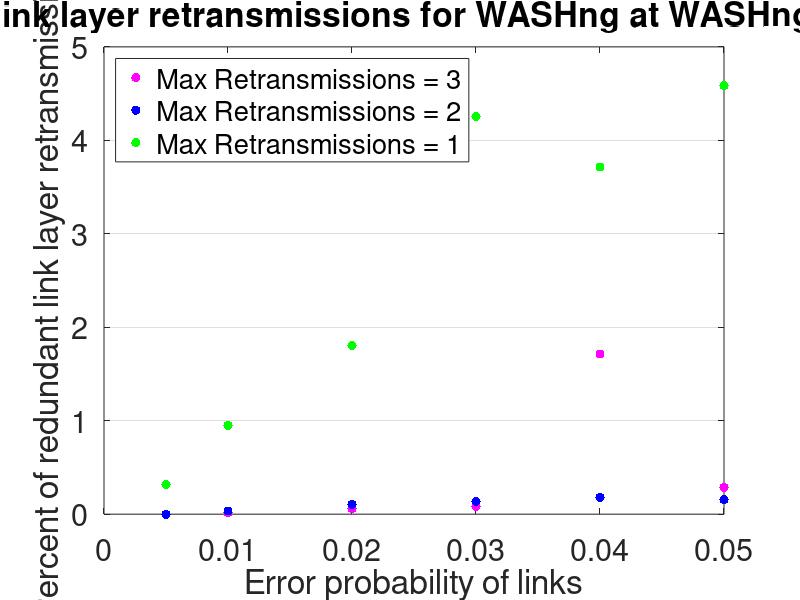

Write MATLAB code to recreate this figure.

%link retransmissions for abilene topology for WASHng at WASHng-ATLAng link

rt_WASHng_maxRet3 = [150  154  169  147  144  179  153  143  155  137  151  139  172  137  150  163  171  181  151  155;
					307  292  321  310  309  318  310  273  319  296  307  303  315  279  300  312  314  328  290  319;
					615  604  598  624  610  621  610  578  608  574  626  640  628  606  596  596  662  658  565  640;
					929  893  889  931  915  944  930  865  910  908  925  964  939  930  908  923  984  979  863  957;
					1251  1214  1203  1277  1238  1283  1280  1229  1290  1220  1284  1273  1243  1227  1210  1253  1315  1299  1188  1281;
					1614  1599  1528  1589  1542  1633  1603  1546  1549  1569  1588  1591  1586  1563  1554  1612  1677  1646  1540  1628;
					];

rt_WASHng_maxRet2 = [150  154  169  147  144  179  153  143  155  137  151  138  172  137  150  163  171  181  151  155;
					310  291  323  310  313  318  310  273  319  296  307  303  315  279  300  312  314  327  289  318;
					615  604  599  616  612  619  598  575  610  583  617  639  628  607  602  603  644  649  559  645;
					942  909  885  925  917  953  931  857  922  909  935  950  940  924  910  929  970  979  858  959;
					1265  1209  1188  1266  1223  1273  1256  1205  1247  1235  1266  1263  1236  1241  1228  1239  1301  1295  1186  1268;
					1612  1566  1523  1595  1571  1591  1622  1565  1533  1556  1596  1607  1571  1577  1545  1599  1668  1620  1560  1630;
					];

rt_WASHng_maxRet1 = [150  155  166  149  143  175  153  144  152  137  150  137  171  135  153  161  170  178  149  155;
					310  296  322  303  314  316  312  270  309  294  305  300  308  277  302  300  300  321  287  315;
					612  606  586  613  599  615  586  573  594  567  603  640  617  596  593  596  645  634  555  620;
					910  881  859  896  868  913  892  853  899  877  885  942  901  903  890  895  939  960  950  923;
					1226  1181  1161  1233  1185  1236  1224  1173  1210  1181  1239  1230  1197  1167  1207  1184  1260  1250  1142  1232;
					1545  1504  1458  1500  1510  1534  1529  1483  1490  1490  1497  1538  1507  1496  1509  1565  1598  1557  1485  1548;
					];

losses_WASHng_maxRet3 = [100  113  119  96  88  126  104  95  102  92  94  94  116  96  104  102  106  124  106  103;
						202  188  210  209  183  203  215  181  216  194  199  211  203  192  190  193  206  213  190  223;
						414  407  401  435  397  412  421  373  404  380  408  418  400  415  394  374  444  456  366  430;
						616  594  610  638  585  637  603  588  606  581  635  644  572  636  589  579  655  643  582  670;
						808  815  811  865  791  868  850  808  1281  804  840  846  809  804  811  838  894  875  811  856;
						1062  1080  1002  1110  1038  1114  1033  1028  1029  1050  1054  1046  1067  1027  1014  1050  1078  1112  1030  1104;
						] + [ 50  41  50  51  56  53  49  48  53  45  57  45  56  41  46  61  65  57  45  52;
						105  104  111  101  126  115  95  92  103  102  108  92  113  87  110  119  108  115  100  96;
						202  196  197  190  213  208  188  205  204  194  218  222  227  191  203  222  218  202  199  210;
						310  298  279  293  330  306  324  277  304  327  290  320  366  294  317  344  325  336  282  287;
						442  398  389  412  445  410  427  419  410  414  443  426  434  421  396  415  417  424  377  415;
						541  506  524  476  502  518  567  515  517  515  530  542  510  531  541  559  593  534  506  512;
						];

losses_WASHng_maxRet2 = [100  113  119  96  88  126  104  95  102  92  94  92  116  96  104  102  106  124  106  103;
						205  183  212  209  201  203  215  181  216  194  198  211  203  192  190  193  206  219  194  227;
						399  410  405  422  418  413  401  393  426  381  412  414  400  416  395  382  421  418  369  429;
						628  586  603  606  629  636  628  583  602  597  622  621  597  633  582  615  628  658  559  652;
						818  810  775  862  799  842  826  808  845  821  845  831  806  836  830  811  874  836  794  857;
						1066  1058  1026  1099  1037  1095  1061  1050  1004  1051  1051  1074  1053  1057  1016  1047  1117  1090  1067  1109;
						] + [ 50  41  50  51  56  53  49  48  53  45  57  46  56  41  46  61  65  57  45  52;
						105  108  111  101  112  115  95  92  103  102  109  92  113  87  110  119  108  108  96  91;
						217  191  196  194  195  206  198  182  185  202  205  225  227  191  207  221  223  231  191  218;
						313  320  283  320  289  317  301  274  321  312  312  329  341  292  326  317  339  322  300  306;
						437  400  413  404  426  430  427  395  405  410  421  433  434  403  396  431  426  459  393  406;
						542  506  500  495  533  500  556  507  532  504  543  532  517  515  531  553  551  534  492  521;
						];

losses_WASHng_maxRet1 = [106  101  106  106  96  118  108  97  101  85  89  87  121  88  103  112  113  126  101  109;
						200  203  220  200  203  215  225  182  205  190  213  191  215  205  203  198  205  214  185  211;
						405  396  383  407  399  414  385  390  397  378  401  433  411  419  413  387  444  423  380  424;
						614  597  592  643  592  626  636  608  603  598  598  643  590  643  589  603  609  648  947  633;
						856  830  805  843  805  881  833  806  842  831  813  846  824  798  807  795  859  877  802  887;
						1081  1064  1014  1052  1027  1087  1057  1023  1031  1068  1066  1062  1045  1034  1039  1070  1120  1100  1050  1057;
						] + [ 44  54  61  43  48  59  45  47  51  52  61  50  50  48  51  51  58  52  49  46;
						111  93  106  106  115  104  92  90  107  108  93  110  96  74  100  106  100  114  105  106;
						216  220  212  219  210  208  216  186  209  196  216  214  216  187  192  218  217  227  187  213;
						326  300  292  280  303  316  284  263  322  307  317  334  334  288  320  327  354  340  288  310;
						409  394  393  438  429  405  437  401  417  379  471  431  417  422  435  439  449  422  389  397;
						538  524  504  514  532  519  543  518  520  504  517  553  528  534  539  547  566  531  498  559;
						];

probabilities = [0.005; 0.01; 0.02; 0.03; 0.04; 0.05;];

percentage_maxRet3 = abs(rt_WASHng_maxRet3 - losses_WASHng_maxRet3) * 100 ./ rt_WASHng_maxRet3;
percentage_maxRet2 = abs(rt_WASHng_maxRet2 - losses_WASHng_maxRet2) * 100 ./ rt_WASHng_maxRet2;
percentage_maxRet1 = abs(rt_WASHng_maxRet1 - losses_WASHng_maxRet1) * 100 ./ rt_WASHng_maxRet1;

h = plot	(probabilities, mean(percentage_maxRet3,2), 'm.',
			 probabilities, mean(percentage_maxRet2,2), 'b.',
			 probabilities, mean(percentage_maxRet1,2), 'g.'
			);

%h = errorbar(probabilities, mean(percentage_maxRet3,2), ci(percentage_maxRet3)(:,1), ci(percentage_maxRet3)(:,2), 'm.',
%			 probabilities, mean(percentage_maxRet2,2), ci(percentage_maxRet2)(:,1), ci(percentage_maxRet2)(:,2), 'b.',
%			 probabilities, mean(percentage_maxRet1,2), ci(percentage_maxRet1)(:,1), ci(percentage_maxRet1)(:,2), 'g.'
%			);

set(h,'markersize',20);
axis([0 0.05 0 5]);

ax = gca();
set(ax, 'fontsize', 22);
set(ax,'YGrid','on');

b=legend('Max Retransmissions = 3', 'Max Retransmissions = 2', 'Max Retransmissions = 1');
set(b, 'Location', 'northwest');

title('Redundant link layer retransmissions for WASHng at WASHng-ATLAng link');
xlabel('Error probability of links');
ylabel('Percent of redundant link layer retransmissions');